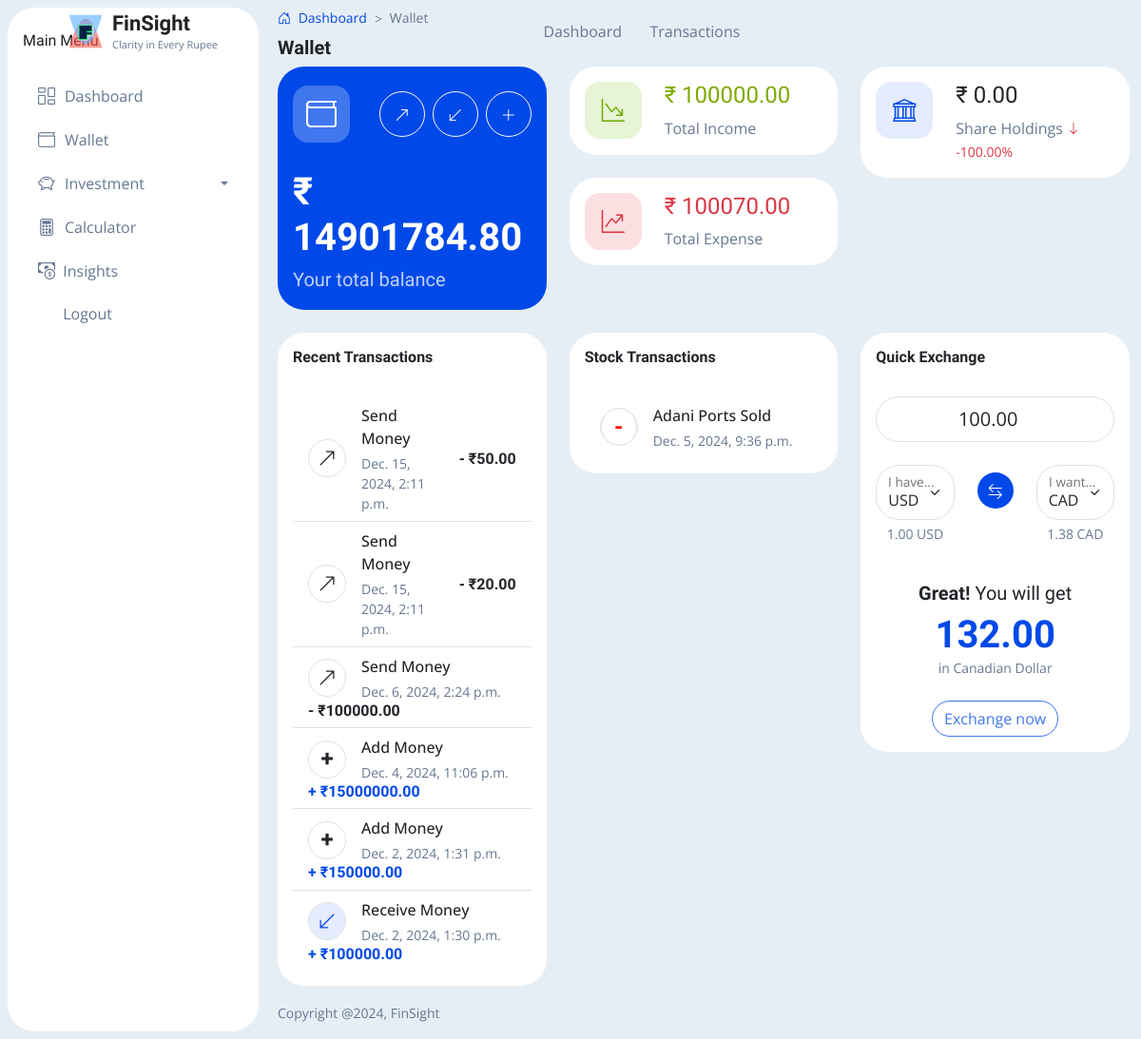
Page /dashboard/wallet/ (signed in) on the earlier database version.
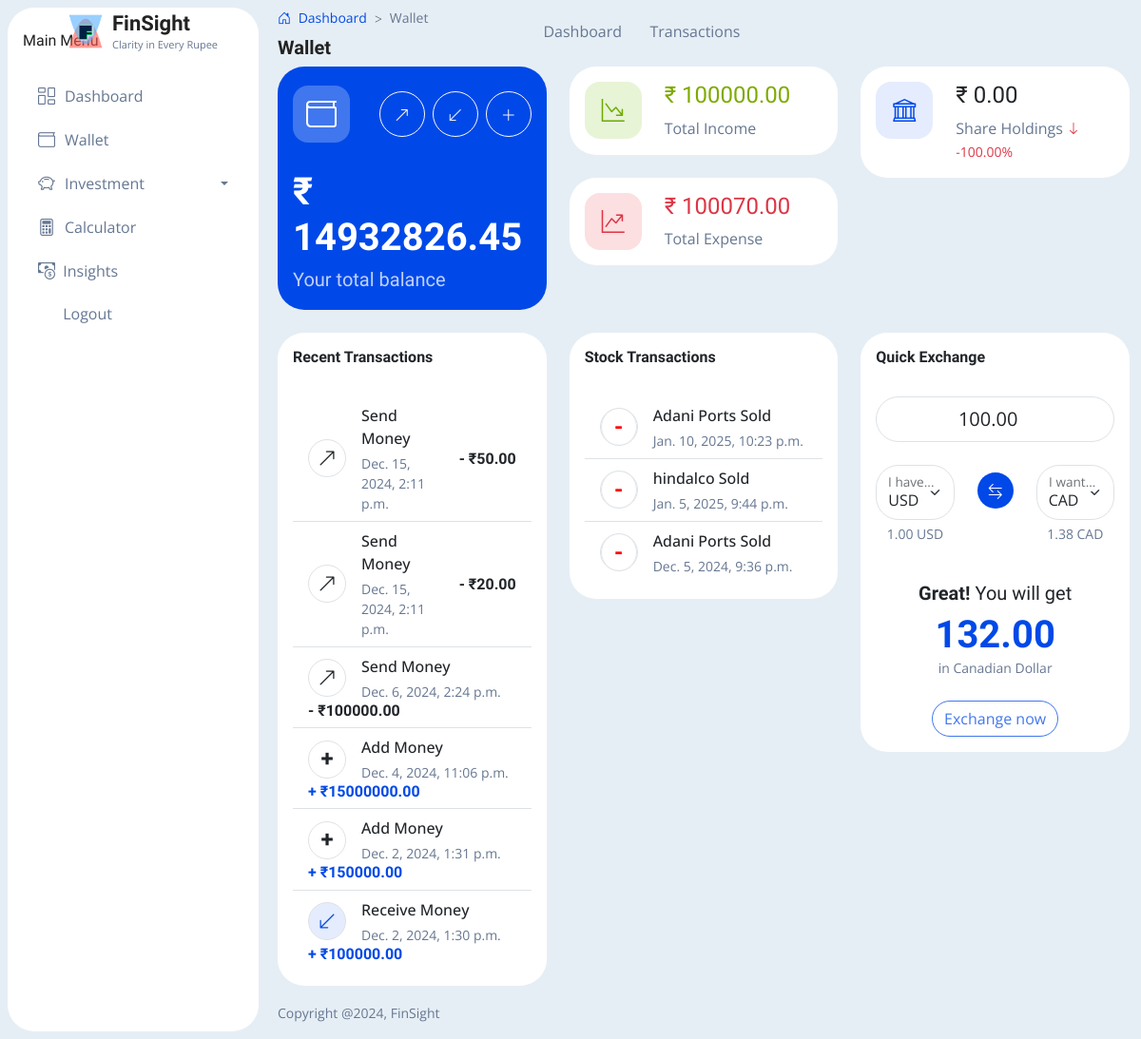
Same page on the later database version.
### base/models.py (models this page shows, shortened)
class CustomUser(AbstractUser):
    email = models.EmailField(unique=True)
    mobile_code = models.CharField(max_length=5)
    mobile_number = models.CharField(max_length=15)
    wallet_balance = models.DecimalField(max_digits=10, decimal_places=2, default=0.00)
    groups = models.ManyToManyField(
        'auth.Group',
        verbose_name='groups',
        blank=True,
        help_text='The groups this user belongs to. A user will get all permissions granted to each of their groups.',
        related_name='customuser_set',
        related_query_name='customuser',
    )
    user_permissions = models.ManyToManyField(
        'auth.Permission',
        verbose_name='user permissions',
        blank=True,
        help_text='Specific permissions for this user.',
        related_name='customuser_set',
        related_query_name='customuser',
    )
    USERNAME_FIELD = 'email'
    REQUIRED_FIELDS = ['username', 'first_name', 'last_name', 'mobile_code', 'mobile_number']

### dashboard/models.py (models this page shows, shortened)
class Transaction(models.Model):
    TRANSACTION_TYPE_CHOICES = [
        ('send', 'Send Money'),
        ('receive', 'Receive Money'),
        ('add', 'Add Money'),
        ('buy_stock', 'Buy Stock'),
        ('sell_stock', 'Sell Stock'),
    ]
    user = models.ForeignKey(User, on_delete=models.SET_NULL, related_name='transactions', null=True, blank=True)
    transaction_type = models.CharField(max_length=10, choices=TRANSACTION_TYPE_CHOICES)
    amount = models.DecimalField(max_digits=10, decimal_places=2)
    date = models.DateTimeField(auto_now_add=True)

class StockTransaction(models.Model):
    TRANSACTION_TYPES = [
        ('buy', 'Buy'),
        ('sell', 'Sell'),
    ]
    user = models.ForeignKey(User, on_delete=models.CASCADE)
    stock_symbol = models.CharField(max_length=10)
    stock_name = models.CharField(max_length=255, default = 'Unknown Stock')  # Save stock name for each transaction
    transaction_type = models.CharField(max_length=4, choices=TRANSACTION_TYPES)
    quantity = models.IntegerField()
    price_per_share = models.DecimalField(max_digits=10, decimal_places=2)
    transaction_date = models.DateTimeField(auto_now_add=True)

### dashboard/views.py (the view)
# urls.py: path('dashboard/wallet/', wallet, name='wallet'),
def wallet(request):
    user = request.user
    total_income = Transaction.objects.filter(user=request.user, transaction_type='receive').aggregate(total_income=Sum('amount'))['total_income'] or Decimal(0)
    total_expense = Transaction.objects.filter(user=request.user, transaction_type='send').aggregate(total_expense=Sum('amount'))['total_expense'] or Decimal(0)
    transactions = Transaction.objects.filter(user=user).order_by('-date')[:6]
    stock_transactions = StockTransaction.objects.filter(user=user).order_by('-transaction_date')[:6]
    portfolio = Portfolio.objects.filter(user=request.user)
    total_value = 0.0
    total_investment = 0.0
    total_profit_loss = 0.0
    if portfolio.exists():
        for stock in portfolio:
            current_price = stock.get_current_price()
            if current_price is not None:
                current_value = stock.quantity * float(current_price)
                total_value += current_value
                total_investment += float(stock.invested_value)
                total_profit_loss += float(stock.profit)
        profit_loss_percentage = (total_profit_loss / total_investment) * 100 if total_investment > 0 else 0
    else:
        profit_loss_percentage = 0
    return render(request, 'wallet.html', {
        'user': user,
        'transactions': transactions,
        'stock_transactions': stock_transactions,  # Pass plain queryset
        'total_value': total_value,
        'profit_loss_percentage': profit_loss_percentage,
        'total_income': total_income,
        'total_expense': total_expense,
    })

### dashboard/models.py (called while the page is built)
    @property
    def invested_value(self):
        return self.average_price * self.quantity

    def get_current_price(self):
        from .utils import get_stock_data
        stock_data = get_stock_data(self.stock_symbol)
        if stock_data and 'current_price_nse' in stock_data:
            try:
                current_price = Decimal(stock_data['current_price_nse'])
                return current_price
            except Exception as e:
                print(f"Error converting stock price to Decimal: {e}")
                return Decimal(0)  # Default to 0 if there's an error
        else:
            print("Invalid stock data received or missing 'current_price_nse'")
            return Decimal(0)

    @property
    def profit(self):
        current_price = self.get_current_price()
        return (current_price - self.average_price) * self.quantity

### dashboard/templates/wallet.html (shortened to what the changed rows need)
{% load static %}
<!doctype html>
<html lang="en">
<head>
    <link rel="stylesheet" href="{% static 'css/style.css' %}">
    <link rel="stylesheet" href="https://cdnjs.cloudflare.com/ajax/libs/font-awesome/6.6.0/css/all.min.css">
</head>
<body
    class="main-bg main-bg-opac main-bg-blur adminuiux-sidebar-fill-white adminuiux-sidebar-boxed theme-blue roundedui"
    data-theme="theme-blue" data-sidebarfill="adminuiux-sidebar-fill-white" data-bs-spy="scroll"
    data-bs-target="#list-example" data-bs-smooth-scroll="true" tabindex="0">
    {% include 'header.html' %}
    <div class="adminuiux-wrap">
        <main class="adminuiux-content has-sidebar" onclick="contentClick()">
            <div class="container mt-4" id="main-content">
                <div class="row">
                    <div class="col-12 col-md-6 col-lg-4 mb-4">
                        <div class="card adminuiux-card bg-theme-1">
                            <div class="card-body z-index-1">
                                <div class="row gx-2 align-items-center mb-4">
                                    <div class="col-auto py-1">
                                    </div>
                                    <div class="col-auto py-2"></div>
                                    <div class="col-auto py-2"></div>
                                    <div class="col-auto py-2"></div>
                                </div>
                                <h1>₹ {{ user.wallet_balance }}</h1>
                                <h5 class="opacity-75 fw-normal mb-1">Your total balance</h5>
                            </div>
                        </div>
                    </div>
                    <div class="col-12 col-md-12 col-lg-4">
                        <div class="card adminuiux-card">
                            <div class="card-body">
                                {% if transactions %}
                                <ul class="list-group list-group-flush">
                                    {% for transaction in transactions %}
                                    <li class="list-group-item">
                                        <div class="row gx-3 align-items-center">
                                            <div class="col-auto">
                                                {% if transaction.transaction_type == 'add' %}
                                                <div class="avatar avatar-40 rounded-circle border border-dotted border-theme">
                                                    <span class="h4">+</span>
                                                </div>
                                                {% elif transaction.transaction_type == 'send' %}
                                                <div class="avatar avatar-40 rounded-circle border">
                                                    <i class="bi bi-arrow-up-right h5"></i>
                                                </div>
                                                {% elif transaction.transaction_type == 'receive' %}
                                                <div class="avatar avatar-40 rounded-circle border bg-theme-1-subtle text-theme-1">
                                                    <i class="bi bi-arrow-down-left h5"></i>
                                                </div>
                                                {% elif transaction.transaction_type == 'buy_stock' %}
                                                <div class="avatar avatar-40 rounded-circle border">
                                                    <i class="fa fa-shopping-cart"></i>
                                                </div>
                                                {% elif transaction.transaction_type == 'sell_stock' %}
                                                <div class="avatar avatar-40 rounded-circle border bg-danger-subtle text-danger">
                                                    <i class="bi bi-currency-exchange h5"></i>
                                                </div>
                                                {% endif %}
                                            </div>
                                            <div class="col">
                                                <p class="mb-1 fw-medium">
                                                    {% if transaction.transaction_type == 'buy_stock' %}
                                                    Shares Bought
                                                    {% elif transaction.transaction_type == 'sell_stock' %}
                                                    Shares Sold
                                                    {% else %}
                                                    {{ transaction.get_transaction_type_display }}
                                                    {% endif %}
                                                </p>
                                                <p class="text-secondary small">{{ transaction.date }}</p>
                                            </div>
                                            <div class="col-auto">
                                                {% if transaction.transaction_type in 'receive add sell_stock' %}
                                                <h6 class="text-theme-1">+ ₹{{ transaction.amount }}</h6>
                                                {% else %}
                                                <h6>- ₹{{ transaction.amount }}</h6>
                                                {% endif %}
                                            </div>
                                        </div>
                                    </li>
                                    {% endfor %}
                                </ul>
                                {% else %}
                                <p class="text-center text-muted">No recent transactions found</p>
                                {% endif %}
                            </div>
                        </div>
                    </div>
                    <div class="col-12 col-md-12 col-lg-4">
                        <div class="card adminuiux-card">
                            <div class="card-body">
                                {% if stock_transactions %}
                                <ul class="list-group list-group-flush">
                                    {% for stock_transaction in stock_transactions %}
                                    <li class="list-group-item">
                                        <div class="row gx-3 align-items-center">
                                            <div class="col-auto">
                                                <div class="avatar avatar-40 rounded-circle border">
                                                    {% if stock_transaction.transaction_type == 'buy' %}
                                                    <div class="avatar avatar-40 rounded-circle border border-dotted border-theme">
                                                        <span class="h4" style="color: #009400;">+</span>
                                                    </div>
                                                    {% else %}
                                                    <div class="avatar avatar-40 rounded-circle border border-dotted border-theme">
                                                        <span class="h4" style="color : #ff0000">-</span>
                                                    </div>
                                                    {% endif %}
                                                </div>
                                            </div>
                                            <div class="col">
                                                <p class="mb-1 fw-medium">
                                                    {{ stock_transaction.stock_symbol }}
                                                    {% if stock_transaction.transaction_type == 'buy' %}
                                                    Bought
                                                    {% else %}
                                                    Sold
                                                    {% endif %}
                                                </p>
                                                <p class="text-secondary small">{{ stock_transaction.transaction_date }}</p>
                                            </div>
                                        </div>
                                    </li>
                                    {% endfor %}
                                </ul>
                                {% else %}
                                <p class="text-center text-muted">No stock transactions found</p>
                                {% endif %}
                            </div>
                        </div>
                    </div>
                    <div class="col-12 col-md-12 col-lg-4">
                        <div class="card adminuiux-card">
                            <div class="card-body">
                                <br>
                                <div class="text-center">
                                    <h1 class="mb-0 text-theme-1" id="result">132.00</h1>
                                </div>
                            </div>
                        </div>
                    </div>
                </div>
            </div>
        </main>
    </div>
</body>
</html>

Differences in the rows shown:
changed CustomUser: wallet_balance "14901784.80" → "14932826.45"
added StockTransaction: stock_symbol "Adani Ports", transaction_type "Sold", transaction_date "Jan. 10, 2025, 10:23 p.m."
added StockTransaction: stock_symbol "hindalco", transaction_type "Sold", transaction_date "Jan. 5, 2025, 9:44 p.m."
